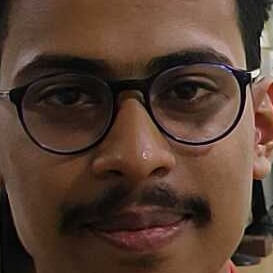
#> input picture images/Asutosh_100.jpg, 273 x 273 px; its folder holds 4 pictures in this run
$ python Training.py
#> lines starting #> are read from the running program, lines starting #| are printed output that depends on the picture
# -*- coding: utf-8 -*-
"""
Created on Tue Feb 16 11:33:10 2021

@author: ACER
"""

import os
import cv2
import pickle
import numpy as np

data_dir = os.path.join(os.getcwd(),"pickle_data")
img_dir = os.path.join(os.getcwd(),"images")

def preproseeing(image):
    image = cv2.resize(image,(100,100))
    image = cv2.cvtColor(image,cv2.COLOR_BGR2GRAY)
    return image

images = []
labels = []

for i in os.listdir(img_dir):
    image = cv2.imread(os.path.join(img_dir,i))
#> image is the input picture: shape (273, 273, 3); mean B, G, R 49.3, 62.3, 86.3
    image = preproseeing(image)
#> in preproseeing, `image = cv2.resize(image,(100,100))`:
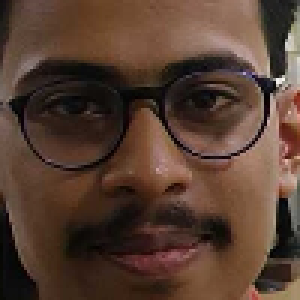
#> image: shape (100, 100, 3) (shown 3 times larger); mean of channels 0, 1, 2 49.2, 62.2, 86.2; drawn as B, G, R
#> in preproseeing, `image = cv2.cvtColor(image,cv2.COLOR_BGR2GRAY)`:
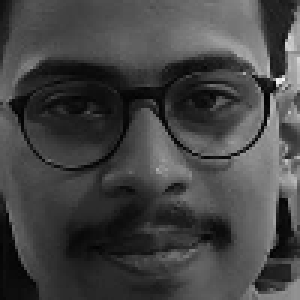
#> image: shape (100, 100) (shown 3 times larger); min 2, max 246, mean 67.9
    images.append(image)
    labels.append(i.split("_")[0])
#> pass 2 of the loop `for i in os.listdir(img_dir):`:
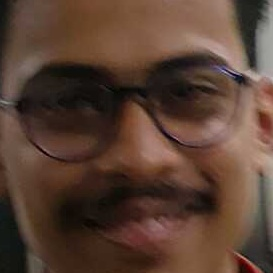
#> input picture images/Asutosh_11.jpg, 273 x 273 px
#> image is the input picture: shape (273, 273, 3); mean B, G, R 51.5, 64.6, 89.5
#> in preproseeing (call 2), `image = cv2.cvtColor(image,cv2.COLOR_BGR2GRAY)`:
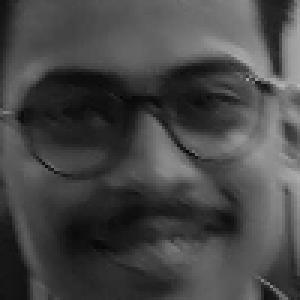
#> image: shape (100, 100) (shown 3 times larger); min 6, max 182, mean 70.4
#> pass 3 of the loop `for i in os.listdir(img_dir):`:
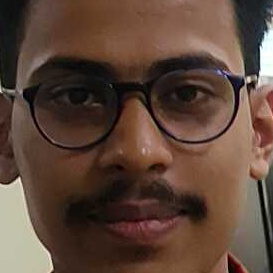
#> input picture images/Asutosh_21.jpg, 273 x 273 px
#> image is the input picture: shape (273, 273, 3); mean B, G, R 57.6, 70.2, 93.3
#> in preproseeing (call 3), `image = cv2.resize(image,(100,100))`:
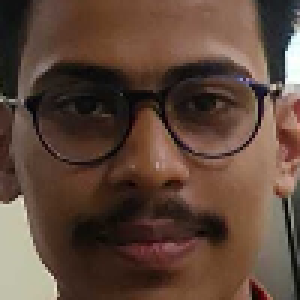
#> image: shape (100, 100, 3) (shown 3 times larger); mean of channels 0, 1, 2 57.5, 70, 93.2; drawn as B, G, R
#> in preproseeing (call 3), `image = cv2.cvtColor(image,cv2.COLOR_BGR2GRAY)`:
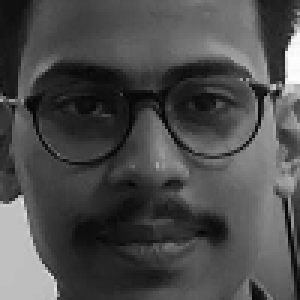
#> image: shape (100, 100) (shown 3 times larger); min 1, max 254, mean 75.5
#> the loop made 4 passes; the first 3 are shown

images = np.array(images)
labels = np.array(labels)

#> (the run stopped early here; a loop or call above may not have finished)
